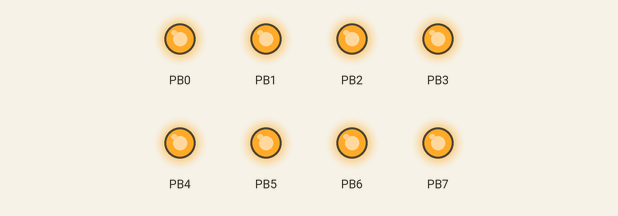
Simulated run of this program. Board: ATmega32, built with avr-gcc and emulated at 4 MHz. Parts: output pins drawn as LEDs (lit = HIGH).

Above: at 0.5 s.
At 3.5 s:
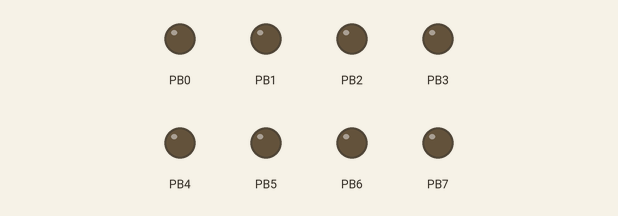
Timing chart, 0 to 4.6 s (numbered marks = the images above):
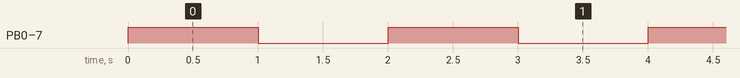

Measured:
- by itself, PB0–7: alternates HIGH for 1.0 s and LOW for 1.0 s

The program:

main.c
```c
/**
 * @file main.c
 * @author Jhoan Eduardo Saldarriaga Serna
 * @brief Project 01: Blinking all LEDs on a port (AVR "Hello, World!")
 * @version 1.1 (Corrected)
 * @date 2024-07-05
 *
 * This is a fundamental "Hello, World" program for AVR microcontrollers.
 * It configures all pins of PORTB as outputs and makes them blink in unison
 * with a one-second interval, demonstrating basic GPIO control.
 */

#define F_CPU 4000000UL // Set CPU frequency to 4MHz for _delay_ms()

#include <avr/io.h>
#include <util/delay.h>

// --- Hardware Definitions ---
#define LED_PORT    PORTB
#define LED_DDR     DDRB

// --- Function Prototypes ---
void init_gpio(void);

// --- Main Program ---
int main(void) {
    init_gpio();

    while (1) {
        // Turn all LEDs ON
        LED_PORT = 0xFF;
        _delay_ms(1000);

        // Turn all LEDs OFF
        LED_PORT = 0x00;
        _delay_ms(1000);
    }

    return 0; // Should not be reached
}

/**
 * @brief Configures the necessary GPIO pins.
 *
 * This function sets the Data Direction Register (DDR) for the LED port,
 * configuring all its pins as outputs.
 */
void init_gpio(void) {
    // Set all pins of LED_DDR to output mode.
    // DDRB = 0xFF is the correct configuration.
    LED_DDR = 0xFF;
}
```
